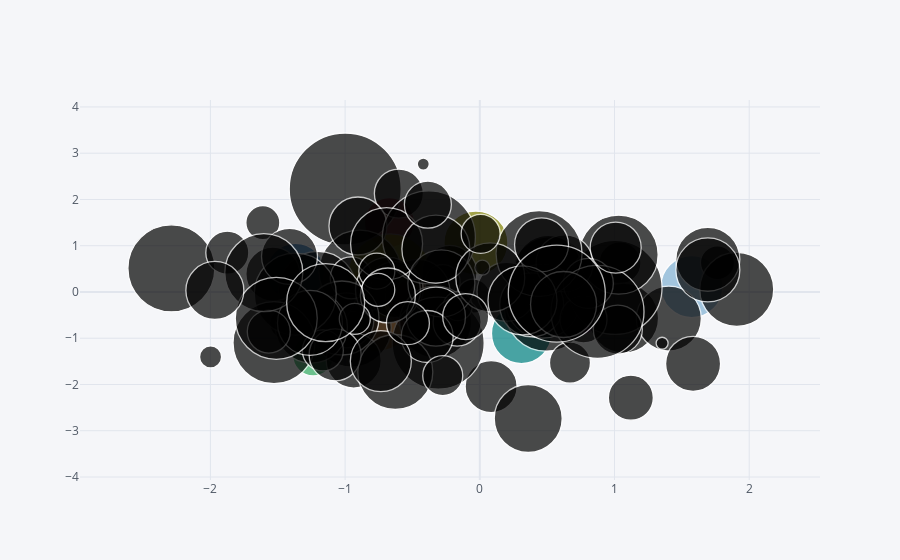

Source (notebook cell):
### Code cell
configure_plotly_browser_state()
df.iplot(kind='bubble',x='A',y='B',size='C')
